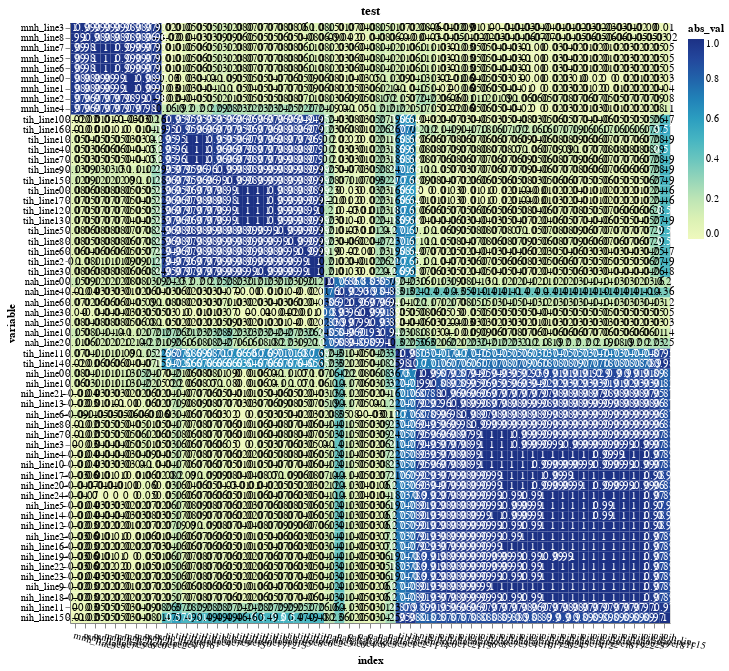

The code cell stored with this chart in its notebook:
### Code cell
df_main = pd.concat([df_nih, df_tih, df_nah, df_mnh], axis=1)

visualize_feature_correlation(df_main, "heatmap").properties(title="test")

### Figure 1 — Vega-Lite specification as saved in the notebook (floating-point values rounded to 4 significant figures; data arrays with more than 128 entries replaced by an {"elided": "..."} marker saying what was removed)
{"config": {"view": {"continuousWidth": 400, "continuousHeight": 300}}, "layer": [{"mark": "rect", "encoding": {"color": {"type": "quantitative", "field": "abs_val", "scale": {"domain": [0, 1]}}, "x": {"type": "nominal", "axis": {"labelAngle": 15}, "field": "index", "sort": ["mnh_line3", "mnh_line8", "mnh_line7", "mnh_line5", "mnh_line6", "mnh_line0", "mnh_line1", "mnh_line2", "mnh_line4", "tih_line10", "tih_line16", "tih_line1", "tih_line4", "tih_line7", "tih_line9", "tih_line15", "tih_line0", "tih_line17", "tih_line12", "tih_line13", "tih_line5", "tih_line8", "tih_line6", "tih_line2", "tih_line3", "nah_line0", "nah_line4", "nah_line6", "nah_line3", "nah_line5", "nah_line1", "nah_line2", "tih_line11", "tih_line14", "nih_line0", "nih_line1", "nih_line21", "nih_line13", "nih_line6", "nih_line8", "nih_line7", "nih_line3", "nih_line4", "nih_line10", "nih_line17", "nih_line20", "nih_line24", "nih_line5", "nih_line14", "nih_line12", "nih_line2", "nih_line16", "nih_line19", "nih_line22", "nih_line23", "nih_line9", "nih_line18", "nih_line11", "nih_line15"]}, "y": {"type": "nominal", "field": "variable", "sort": ["mnh_line3", "mnh_line8", "mnh_line7", "mnh_line5", "mnh_line6", "mnh_line0", "mnh_line1", "mnh_line2", "mnh_line4", "tih_line10", "tih_line16", "tih_line1", "tih_line4", "tih_line7", "tih_line9", "tih_line15", "tih_line0", "tih_line17", "tih_line12", "tih_line13", "tih_line5", "tih_line8", "tih_line6", "tih_line2", "tih_line3", "nah_line0", "nah_line4", "nah_line6", "nah_line3", "nah_line5", "nah_line1", "nah_line2", "tih_line11", "tih_line14", "nih_line0", "nih_line1", "nih_line21", "nih_line13", "nih_line6", "nih_line8", "nih_line7", "nih_line3", "nih_line4", "nih_line10", "nih_line17", "nih_line20", "nih_line24", "nih_line5", "nih_line14", "nih_line12", "nih_line2", "nih_line16", "nih_line19", "nih_line22", "nih_line23", "nih_line9", "nih_line18", "nih_line11", "nih_line15"]}}, "height": 600, "transform": [{"calculate": "abs(datum.value)", "as": "abs_val"}], "width": 600}, {"mark": {"type": "text", "align": "center"}, "encoding": {"color": {"condition": {"value": "black", "test": "datum.value < .5"}, "value": "white"}, "text": {"type": "quantitative", "field": "value"}, "x": {"type": "nominal", "axis": {"labelAngle": 15}, "field": "index", "sort": ["mnh_line3", "mnh_line8", "mnh_line7", "mnh_line5", "mnh_line6", "mnh_line0", "mnh_line1", "mnh_line2", "mnh_line4", "tih_line10", "tih_line16", "tih_line1", "tih_line4", "tih_line7", "tih_line9", "tih_line15", "tih_line0", "tih_line17", "tih_line12", "tih_line13", "tih_line5", "tih_line8", "tih_line6", "tih_line2", "tih_line3", "nah_line0", "nah_line4", "nah_line6", "nah_line3", "nah_line5", "nah_line1", "nah_line2", "tih_line11", "tih_line14", "nih_line0", "nih_line1", "nih_line21", "nih_line13", "nih_line6", "nih_line8", "nih_line7", "nih_line3", "nih_line4", "nih_line10", "nih_line17", "nih_line20", "nih_line24", "nih_line5", "nih_line14", "nih_line12", "nih_line2", "nih_line16", "nih_line19", "nih_line22", "nih_line23", "nih_line9", "nih_line18", "nih_line11", "nih_line15"]}, "y": {"type": "nominal", "field": "variable", "sort": ["mnh_line3", "mnh_line8", "mnh_line7", "mnh_line5", "mnh_line6", "mnh_line0", "mnh_line1", "mnh_line2", "mnh_line4", "tih_line10", "tih_line16", "tih_line1", "tih_line4", "tih_line7", "tih_line9", "tih_line15", "tih_line0", "tih_line17", "tih_line12", "tih_line13", "tih_line5", "tih_line8", "tih_line6", "tih_line2", "tih_line3", "nah_line0", "nah_line4", "nah_line6", "nah_line3", "nah_line5", "nah_line1", "nah_line2", "tih_line11", "tih_line14", "nih_line0", "nih_line1", "nih_line21", "nih_line13", "nih_line6", "nih_line8", "nih_line7", "nih_line3", "nih_line4", "nih_line10", "nih_line17", "nih_line20", "nih_line24", "nih_line5", "nih_line14", "nih_line12", "nih_line2", "nih_line16", "nih_line19", "nih_line22", "nih_line23", "nih_line9", "nih_line18", "nih_line11", "nih_line15"]}}, "height": 600, "transform": [{"calculate": "abs(datum.value)", "as": "abs_val"}], "width": 600}], "data": {"name": "data-d9d0b7d601200ee06f41359e72b517ff"}, "resolve": {"scale": {"x": "shared", "y": "shared"}}, "title": "test", "$schema": "https://vega.github.io/schema/vega-lite/v4.8.1.json", "datasets": {"data-d9d0b7d601200ee06f41359e72b517ff": {"elided": "3481 records"}}}
